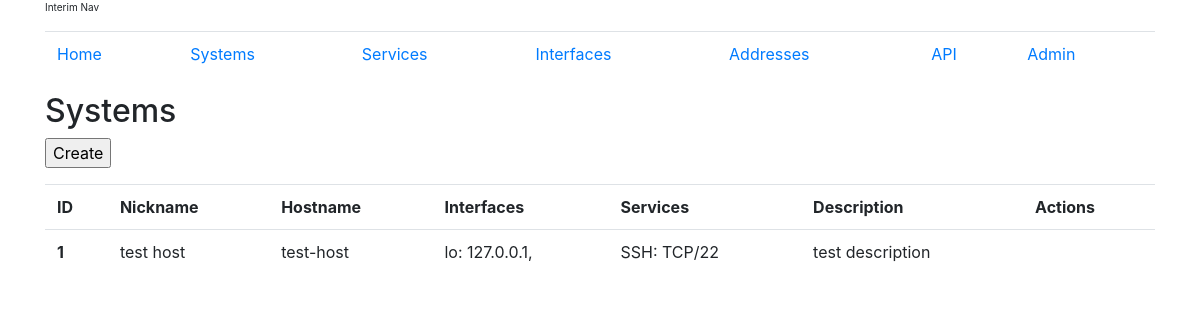
Page /systems/ on the committed database.
### webway/models.py (models this page shows, shortened)
class System(models.Model):
    hostname = models.CharField(max_length=512)
    services = models.ManyToManyField(Service)
    interfaces = models.ManyToManyField(Interface)
    description = models.TextField(blank=True)
    nickname = models.CharField(max_length=512, blank=True)

class Interface(models.Model):
    name = models.CharField(max_length=255)
    addresses = models.ManyToManyField(NetworkAddress)

class NetworkAddress(models.Model):
    IPV4_ADDR = "IPV4"
    IPV6_ADDR = "IPV6"
    MAC_ADDR = "MAC"
    SSID_ADDR = "SSID"
    ADDR_TYPE_CHOICES = (
        (IPV4_ADDR, "IPv4 Address"),
        (IPV6_ADDR, "IPv6 Address"),
        (MAC_ADDR, "MAC Address")
    )
    value = models.CharField(max_length=1024)
    type = models.CharField(choices=ADDR_TYPE_CHOICES,
                            max_length=255,
                            default=IPV4_ADDR)

class Service(models.Model):
    name = models.CharField(max_length=255)
    TCP = "TCP"
    UDP = "UDP"
    ETHER = "ETH"
    PROTO_CHOICES = (
        (TCP, "TCP"),
        (UDP, "UDP"),
        (ETHER, "Ethernet")
    )
    protocol = models.CharField(choices=PROTO_CHOICES,
                                max_length=255,
                                default=TCP)
    port = models.SmallIntegerField(blank=True, null=True)
    description = models.TextField(blank=True)
    bind_addr = models.ForeignKey(NetworkAddress, blank=True, null=True, on_delete=models.CASCADE)

### webway/views.py (the view)
# urls.py: path('systems/', SystemListView.as_view()),
class SystemListView(generic.ListView):
    model = System
    template_name = "webway/system_list.html"
    context_object_name = "systems"

### webway/templates/webway/system_list.html (shortened to what this page needs)
{% extends 'webway/base.html' %}
{% load static %}
{% block content %}
    <h2>Systems</h2>
    <form action="/systems/create/">
        <input type="submit" value="Create"></form>
    <table class="table">
        <tr>
            <th>ID</th>
            <th>Nickname</th>
            <th>Hostname</th>
            <th>Interfaces</th>
            <th>Services</th>
            <th>Description</th>
            <th>Actions</th>
        </tr>
    {% for system in systems %}
        <tr>
            <th>{{ system.id }}</th>
            <td>{{ system.nickname }}</td>
            <td>{{ system.hostname }}</td>
            <td>
                {% for interface in system.interfaces.all %}
                    {{ interface.name }}: {% for address in interface.addresses.all %} {{ address.value }}, {% endfor %}<br/>
                {% endfor %}
            </td>
            <td>
                {% for service in system.services.all %}
                    {{ service.name }}: {{ service.protocol }}/{{ service.port }}
                {% endfor %}
            </td>
            <td>{{ system.description }}</td>
            <td></td>
        </tr>
    {% endfor %}
    </table>
{% endblock %}

### rows in the picture
System: id "1", nickname "test host", hostname "test-host", description "test description"
Interface: name "lo"
NetworkAddress: value "127.0.0.1"
Service: name "SSH", protocol "TCP", port "22"
